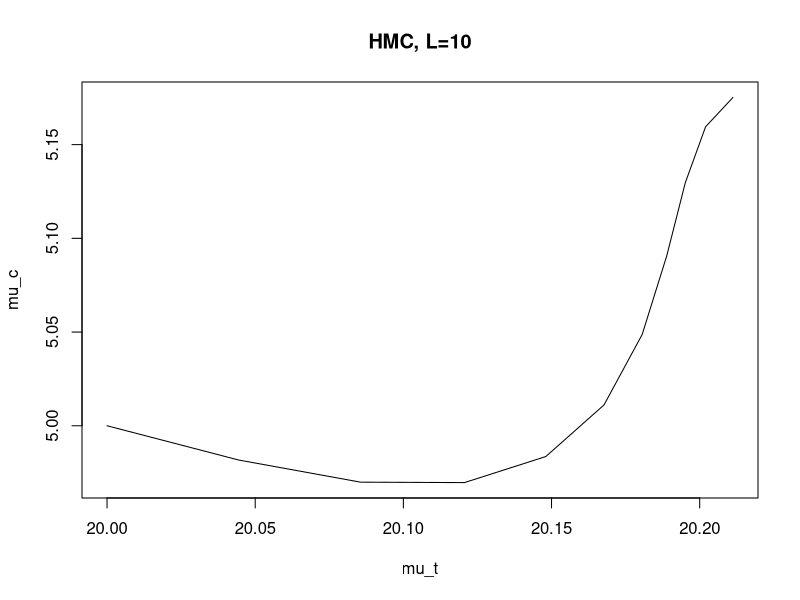
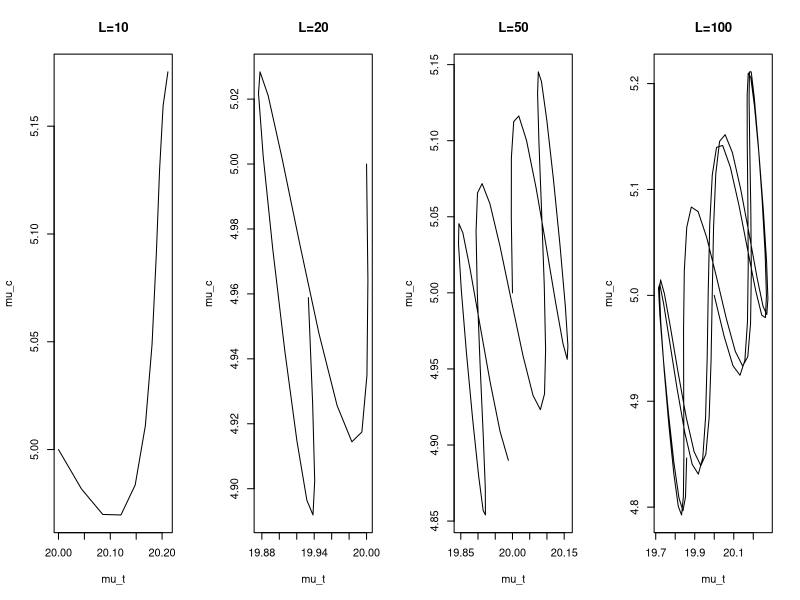

Write the R code that produced these figures, in order.
## ---- chunk 1
## Gradient of the potential with respect to x
fGradSimpleX <- function(x,y){
  aGrad <- -0.5 *exp(1/2 * (-(-20 + x) * (1.38889 * (-20 + x) - 
                                            2.22222 * (-5 + y)) - (-2.22222 * (-20 + x) + 
                                                                     5.55556 * (-5 + y)) * (-5 + y)) + 
                       1/2 * ((-20 + x) * (1.38889 * (-20 + x) - 
                                             2.22222 * (-5 + y)) + (-2.22222 * (-20 + x) + 
                                                                      5.55556 * (-5 + y)) * (-5 + y))) *(-2.77778 * (-20 + x) + 4.44444 * (-5 + y))
  return(aGrad)
}

## Gradient of the potential with respect to y
fGradSimpleY <- function(x,y){
  aGrad <- -0.5 * exp(1/2 * (-(-20 + x) * (1.38889 * (-20 + x) - 
                                             2.22222 * (-5 + y)) - (-2.22222 * (-20 + x) + 
                                                                      5.55556 * (-5 + y)) * (-5 + y)) + 
                        1/2 * ((-20 + x) * (1.38889 * (-20 + x) - 
                                              2.22222 * (-5 + y)) + (-2.22222 * (-20 + x) + 
                                                                       5.55556 * (-5 + y)) * (-5 + y))) * (4.44444 * (-20 + x) - 
                                                                                                             11.1111 * (-5 + y))
  
  return(aGrad)
}

## Gradient of U with respect to both coordinates
grad_U <- function(aQ){
  aGradX <- fGradSimpleX(aQ[[1]],aQ[[2]])
  aGrady <- fGradSimpleY(aQ[[1]],aQ[[2]])
  return(c(aGradX,aGrady))
}

## Potential function given by the -ve log of the posterior
U <- function(aQ){
  x <- aQ[[1]]
  y <- aQ[[2]]
  aU <- -log(0.265258 * exp(
    1/2 * (-(-20 + x) * (1.38889 * (-20 + x) - 
                           2.22222 * (-5 + y)) - (-2.22222 * (-20 + x) + 
                                                    5.55556 * (-5 + y)) * (-5 + y))))
  return(aU) 
}

## Keeps all the positions of the particle over time
HMC_keep <- function (current_q, U, grad_U, epsilon, L, aSigma){
  q = current_q
  p = rnorm(length(q),0,aSigma)  # independent standard normal variates
  current_p = p
  
  # Make a half step for momentum at the beginning
  
  p = p - epsilon * grad_U(q) / 2
  
  # Alternate full steps for position and momentum
  
  lPosition <- matrix(nrow = (L+1),ncol = 2)
  lPosition[1,] <- q
  
  for (i in 1:L)
  {
    
    # Make a full step for the position
    
    q = q + epsilon * p
    lPosition[(i+1),] <- q
    
    # Make a full step for the momentum, except at end of trajectory
    
    if (i!=L) p = p - epsilon * grad_U(q)
  }
  
  # Make a half step for momentum at the end.
  
  p = p - epsilon * grad_U(q) / 2
  
  # Negate momentum at end of trajectory to make the proposal symmetric
  
  p = -p
  
  # Evaluate potential and kinetic energies at start and end of trajectory
  
  current_U = U(current_q)
  current_K = sum(current_p^2) / 2
  proposed_U = U(q)
  proposed_K = sum(p^2) / 2
  
  #   print(current_U-proposed_U)
  #   print(current_K-proposed_K)
  
  # Accept or reject the state at end of trajectory, returning either
  # the position at the end of the trajectory or the initial position
  r <- exp(current_U-proposed_U+current_K-proposed_K)
  # print(r)
  if (runif(1) < r)
  {
    return (list(q=q,pos=lPosition))  # accept
  }
  else
  {
    return (list(q=current_q,pos=lPosition))  # reject
  }
}


## ---- chunk 2

set.seed(42)
lSamples_hmc <- HMC_keep(current_q = c(20,5),U = U, grad_U = grad_U, epsilon = 0.18, L = 10, aSigma = 0.18)
## ---- chunk 3
plot(lSamples_hmc$pos, type = 'l', xlab = "mu_t", ylab = "mu_c", main = "HMC, L=10")
## ---- chunk 4
set.seed(42)

lSamples_hmc_L10 <- HMC_keep(current_q = c(20,5),U = U, grad_U = grad_U, epsilon = 0.18, L = 10, aSigma = 0.18)

lSamples_hmc_L20 <- HMC_keep(current_q = c(20,5),U = U, grad_U = grad_U, epsilon = 0.18, L = 20, aSigma = 0.18)

lSamples_hmc_L50 <- HMC_keep(current_q = c(20,5),U = U, grad_U = grad_U, epsilon = 0.18, L = 50, aSigma = 0.18)

lSamples_hmc_L100 <- HMC_keep(current_q = c(20,5),U = U, grad_U = grad_U, epsilon = 0.18, L = 100, aSigma = 0.18)

## ---- chunk 5

par(mfrow=c(1,4))
plot(lSamples_hmc_L10$pos, type = 'l', xlab = "mu_t", ylab = "mu_c", main = "L=10")

plot(lSamples_hmc_L20$pos, type = 'l', xlab = "mu_t", ylab = "mu_c", main = "L=20")

plot(lSamples_hmc_L50$pos, type = 'l', xlab = "mu_t", ylab = "mu_c", main = "L=50")

plot(lSamples_hmc_L100$pos, type = 'l', xlab = "mu_t", ylab = "mu_c", main = "L=100")

